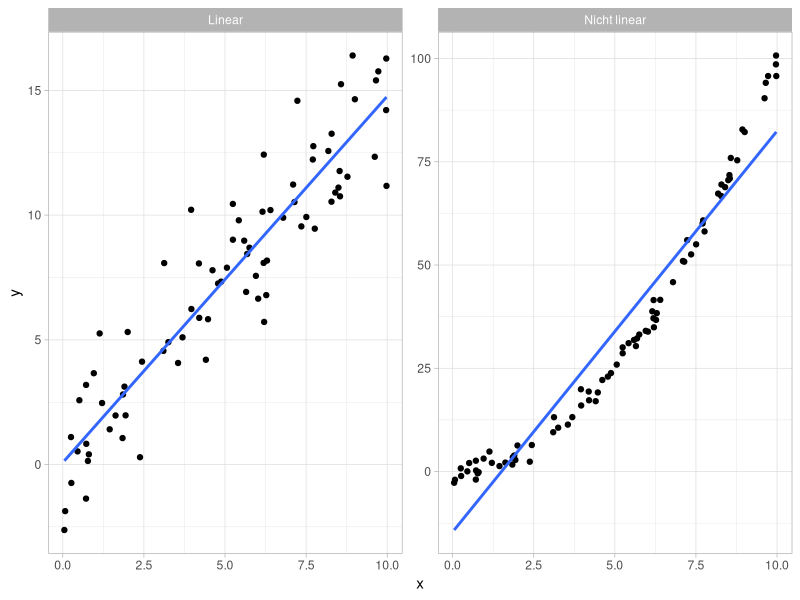
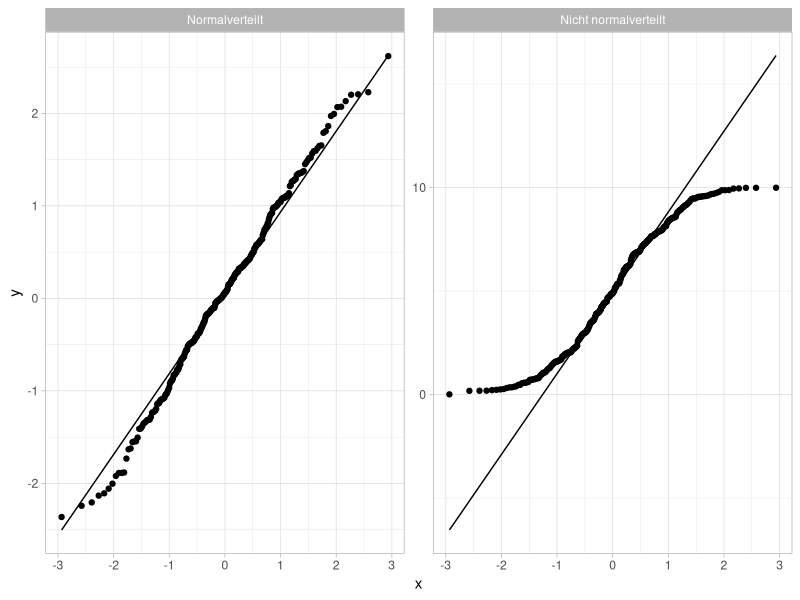
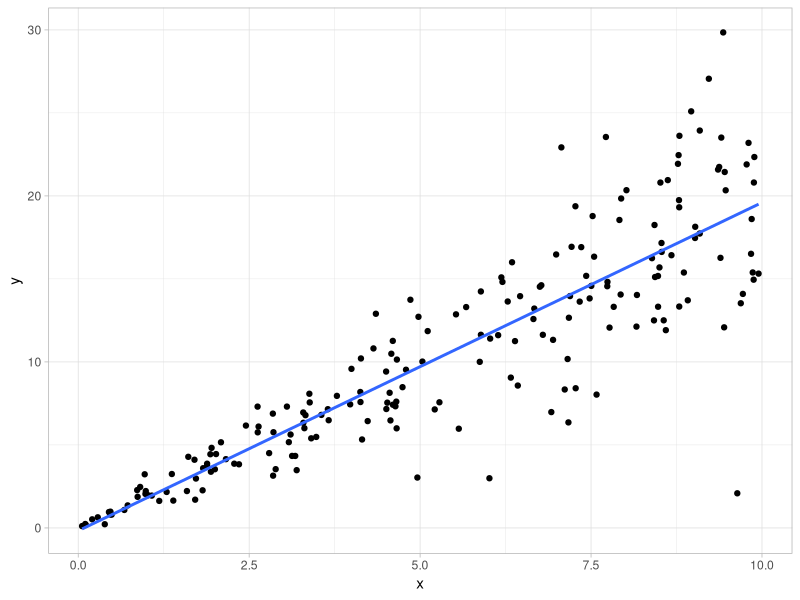

Write the R code that produced these figures, in order.
## ---- chunk 1
library(tidyverse)
theme_set(theme_light())

knitr::opts_chunk$set(fig.align = "center")
## ---- chunk 2
example_data <- tibble(
  x = runif(80, 0, 10),
  fitted_linear = 1.5 * x,
  fitted_quad = x ^ 2,
  error = rnorm(80, sd = 2),
  Linear = fitted_linear + error,
  "Nicht linear" = fitted_quad + error
) %>% 
  pivot_longer(
    cols = Linear:"Nicht linear",
    names_to = "model",
    values_to = "score"
  )

example_data %>% 
  ggplot(aes(x, score)) +
  geom_point() +
  facet_wrap(~ model, scales = "free_y") +
  geom_smooth(method = "lm", se = FALSE) +
  labs(y = "y")
## ---- chunk 3
tibble(
  "Normalverteilt" = rnorm(300),
  "Nicht normalverteilt" = runif(300, 0, 10)
) %>% 
  pivot_longer(
    cols = everything(),
    names_to = "model",
    values_to = "score",
    names_ptypes = list(model = factor())
  ) %>% 
  ggplot(aes(sample = score)) +
  stat_qq() +
  stat_qq_line() +
  facet_wrap(~ model, scales = "free")
## ---- chunk 4
tibble(
  x = runif(200, 0, 10),
  error = rnorm(200, mean = 0, sd = x / 2),
  y = 2 * x + error
) %>% 
  ggplot(aes(x, y)) +
  geom_point() +
  geom_smooth(method = "lm", se = FALSE)
## ---- chunk 5
remove(list = ls())
